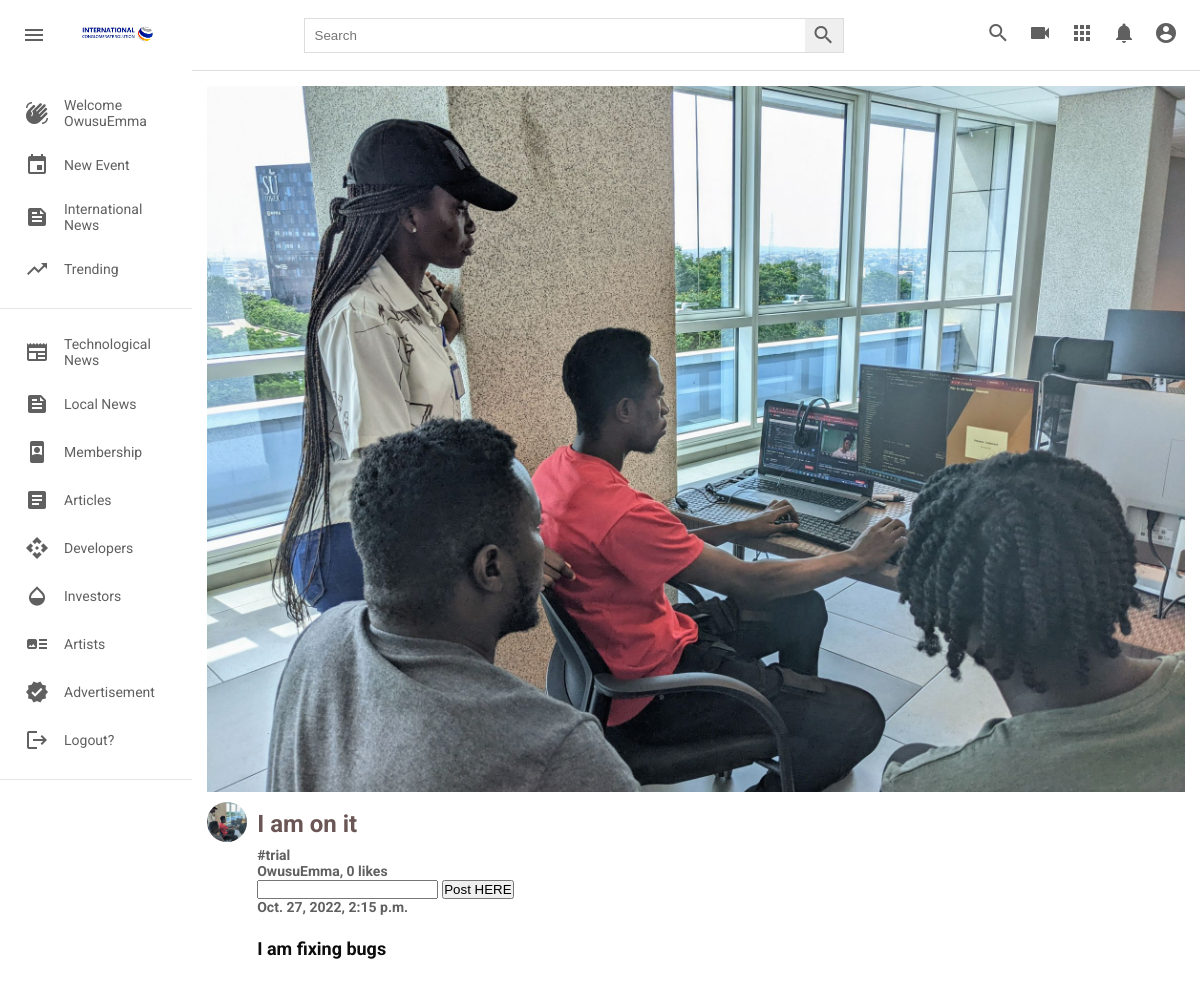
Screenshot of /detail/2/ (signed in) with the database file from the repository.
### post/models.py (models this page shows, shortened)
class Post(models.Model):
    title = models.CharField(max_length=500, verbose_name="title", blank=True)
    picture = models.ImageField(upload_to=user_directory_path, verbose_name="Picture", null=True)
    caption = models.CharField(max_length=500000, verbose_name="Caption")
    posted = models.DateTimeField(auto_now_add=True)
    tag = models.ManyToManyField(Tag, related_name="tags")
    user = models.ForeignKey(User, on_delete=models.CASCADE)
    likes = models.IntegerField(default=0)

class Tag(models.Model):
    title = models.CharField(max_length=100, verbose_name='tag')
    slug = models.SlugField(null=False, unique=True, default=uuid.uuid1)
    class Meta:
        verbose_name = 'Tag'
        verbose_name_plural = 'Tags'
    def __str__(self):
        return self.title

### post/views.py (the view)
# urls.py: path('detail/<int:id>/', views.detail_page, name="detailed_page"),
def detail_page(request, id):
    if request.method == 'POST':
        post = Post.objects.get(id=id)
        body = request.POST.get("body")
        commment = Comment.objects.create(post=post, user=request.user, body=body)
        print(commment.body)
    detailed_page = Post.objects.get(pk=id)
    comments = Comment.objects.filter(post=detailed_page).order_by('-date')
    form = CommentForm()
    context = {
        'detailed_page':detailed_page,
        'form':form,
        'comments': comments,
    }
    return render(request, 'detail_page.html', context)

### post/forms.py
class CommentForm(forms.ModelForm):
    body = forms.CharField(widget=forms.TimeInput(attrs={'class':'input', 'placeholder':'Enter Comment'}),required=False)
    class Meta:
        model = Comment
        fields = ['body', 'user', 'post']

### templates/detail_page.html (shortened to what this page needs)
{% extends 'base.html' %}
{% load static %}
   {% block content %}
     <div class="detailPage_videos">
        <div class="detailPage_videos__container">
            <div class="detailPage_video">
                <div class="detailPage_video__thumbnail">
                <img src="{{ detailed_page.picture.url }}" alt="" />
                </div>
                <div class="video__details">
                    <div class="detailPage_author">
                        <img
                        src="{{ detailed_page.picture.url }}"
                        alt=""
                        />
                    </div>
                    <div class="detailPage_title">
                        <h3> <a href=""> {{ detailed_page.title }}</a></h3>
                        <h2><b>{% for tag in detailed_page.tag.all%}<a href="{{tag.get_absolute_url}}"> #{{tag}} </a><br>{% endfor %}</b></h2>
                        <h2><b><a href=""> {{detailed_page.user.username}}, {{detailed_page.likes}} likes </a></b></h2>
                        <form method="POST">
                          <input type="text" required name="body"/>
                          <button type="submit">Post HERE</button>
                        <h2> <b> <a href="">{{detailed_page.posted}}</a> </b></h2><br>
                        <h4> <a href=""> {{ detailed_page.caption }}</a></h4>
                    </div>
                </div>
            </div>
        </div>
      </div>
    </div>
   {% endblock content %}

### templates/base.html (shortened to what this page needs)
{% load static %}
<html lang="en">
  <head>
    <link rel="stylesheet" href={% static 'styles.css'%} />
  </head>
  <body>
    {% if user.is_authenticated %}
    <div class="header">
      <div class="header__left">
        <i id="menu" class="material-icons">menu</i>
        <img
          src={% static 'images/mainlogo.jpg'%}
          alt=""
        />
      </div>
      <div class="header__search">
        <form action="">
          <input type="text" placeholder="Search" aria-label="Search" name="search" type="search" />
          <button><i class="material-icons">search</i></button>
        </form>
      </div>
      <div class="header__icons">
        <i class="material-icons display-this">search</i>
        <i class="material-icons">videocam</i>
        <i class="material-icons">apps</i>
        <i class="material-icons">notifications</i>
        <a href="{% url 'profile' request.user.username %}"
        class="nav-item nav-link {% if request.user.username in request.path %}active{% endif %}">
        <i class="material-icons display-this">account_circle</i>
        </a>
      </div>
    </div>
    <div class="mainBody">
      <div class="sidebar">
        <div class="sidebar__categories">
          <div class="sidebar__category">
            <i class="material-icons">waving_hand</i>
            <span>Welcome {{ user.username }}</span>
          </div>
          <div class="sidebar__category">
            <i class="material-icons">event</i>
            <span><a style="text-decoration:none; color: rgb(96, 96, 96);" href="{% url 'newevent' %}">New Event</a></span>
          </div>
          <div class="sidebar__category">
            <i class="material-icons">feed</i>
            <span><a style="text-decoration:none; color: rgb(96, 96, 96);" href="{% url 'internationalnews' %}">International News</a></span>
          </div>
          <div class="sidebar__category">
            <i class="material-icons">trending_up</i>
            <span><a style="text-decoration:none; color: rgb(96, 96, 96);" href="{% url 'trending' %}">Trending</a></span>
          </div>
        </div>
        <hr />
        <div class="sidebar__categories">
          <div class="sidebar__category">
            <i class="material-icons">newspaper</i>
            <span><a style="text-decoration:none; color: rgb(96, 96, 96);" href="{% url 'technologicalnews' %}">Technological News</a></span>
          </div>
          <div class="sidebar__category">
            <i class="material-icons">feed</i>
            <span><a style="text-decoration:none; color: rgb(96, 96, 96);" href="{% url 'localnews' %}">Local News</a></span>
          </div>
          <div class="sidebar__category">
            <i class="material-icons">remember_me</i>
            <span>Membership</span>
          </div>
          <div class="sidebar__category">
            <i class="material-icons">article</i>
            <span><a style="text-decoration:none; color: rgb(96, 96, 96);" href="{% url 'article' %}">Articles</a></span>
          </div>
          <div class="sidebar__category">
            <i class="material-icons">api</i>
            <span>Developers</span>
          </div>
          <div class="sidebar__category">
            <i class="material-icons">opacity</i>
            <span>Investors</span>
          </div>
          <div class="sidebar__category">
            <i class="material-icons">art_track</i>
            <span> Artists</span>
          </div>
          <div class="sidebar__category">
            <i class="material-icons">verified</i>
            <span>Advertisement</span>
          </div>
          <div class="sidebar__category">
            <i class="material-icons">logout</i>
            <span><a style="text-decoration:none; color: rgb(96, 96, 96);" href="{% url 'logout' %}">Logout?</a></span>
          </div>
        </div>
        <hr />
      </div>
      {% else %}
        <div class="alert alert-success" role="alert">
            <h3>Welcome!</h3>
            <a href="{% url 'register' %}">Signup</a>
            <a href="{% url 'login' %}">Login</a>
        </div>
      {% endif %}
    {% block content %}
    {% endblock content %}
  </body>
</html>

### static/styles.css (style rules this page uses)
* { margin: 0; padding: 0; box-sizing: border-box; }
body { font-family: 'Roboto', sans-serif; }
.material-icons { color: rgb(96, 96, 96); }
.header { display: flex; justify-content: space-between; align-items: center; height: 70px; padding: 15px; }
.header__left { display: flex; align-items: center; }
.header__left img { width: 100px; margin-left: 15px; }
.header i { padding: 0 7px; cursor: pointer; }
.header__search form { border: 1px solid #ddd; height: 35px; margin: 0; padding: 0; display: flex; }
.header__search input { width: 500px; padding: 10px; margin: 0; border-radius: 0; border: none; height: 100%; }
.header__search button { padding: 0; margin: 0; height: 100%; border: none; border-radius: 0; }
.mainBody { height: calc(100vh - 70px); display: flex; overflow: hidden; }
.sidebar { height: 100%; width: 230px; background-color: white; overflow-y: scroll; }
.sidebar__categories { width: 100%; display: flex; flex-direction: column; margin-bottom: 15px; margin-top: 15px; }
.sidebar__category { display: flex; align-items: center; padding: 12px 25px; }
.sidebar__category span { margin-left: 15px; }
hr { height: 1px; background-color: #e5e5e5; border: none; }
.video__details { display: flex; margin-top: 10px; }
.title a, span { text-decoration: none; color: rgb(96, 96, 96); font-size: 14px; }
.detailPage_videos { background-color: #fff; width: 100%; height: 100%; padding: 15px 15px; border-top: 1px solid #ddd; overflow-y: scroll; }
.detailPage_video { width: 100%; margin-bottom: 30px; }
.detailPage_video__thumbnail { width: 100%; height: 80%; }
.detailPage_video__thumbnail img { object-fit: cover; height: 100%; width: 100%; }
.detailPage_author img { object-fit: cover; border-radius: 50%; height: 40px; width: 40px; margin-right: 10px; }
.detailPage_title { display: flex; flex-direction: column; }
.detailPage_title h3 a { color: rgb(107, 86, 86); line-height: 45px; font-size: 24px; margin-bottom: 6px; }
.detailPage_title h4 a { color: rgb(14, 13, 13); line-height: 30px; font-size: 18px; margin-bottom: 6px; }
.detailPage_title a, span { text-decoration: none; color: rgb(96, 96, 96); font-size: 14px; }

### rows the page displays
Post: picture (picture), title "I am on it", user.username "OwusuEmma", likes "0", posted "Oct. 27, 2022, 2:15 p.m.", caption "I am fixing bugs"
Tag: title "trial"

### other values shown
{{ user.username }} "OwusuEmma"
